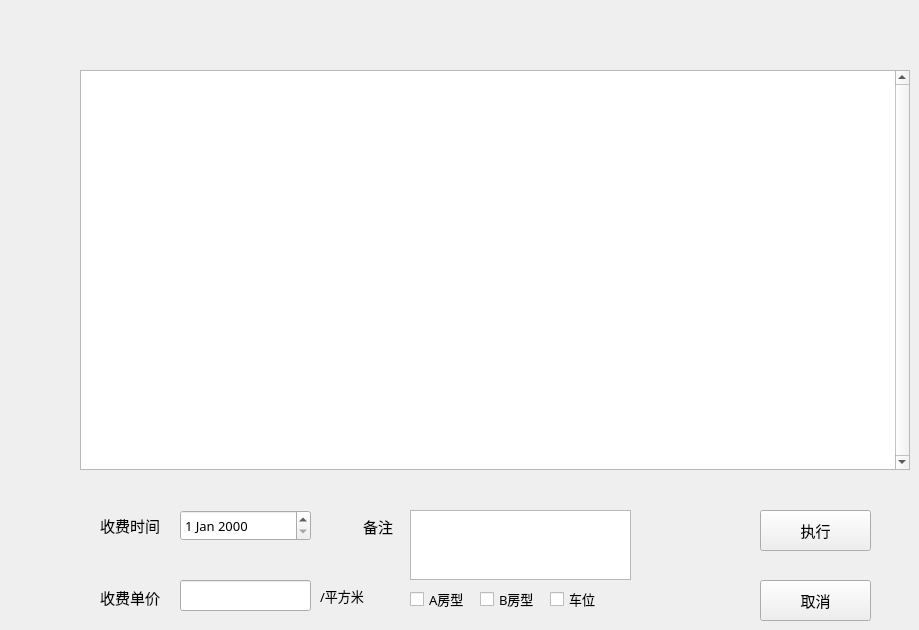
              <widget class="QWidget" name="tabOverview_charge">
               <attribute name="title">
                <string>物业收费</string>
               </attribute>
               <widget class="QLabel" name="label_3">
                <property name="geometry">
                 <rect>
                  <x>100</x>
                  <y>510</y>
                  <width>91</width>
                  <height>31</height>
                 </rect>
                </property>
                <property name="font">
                 <font>
                  <family>思源黑体 CN Medium</family>
                  <pointsize>11</pointsize>
                 </font>
                </property>
                <property name="text">
                 <string>收费时间</string>
                </property>
               </widget>
               <widget class="QLabel" name="label_4">
                <property name="geometry">
                 <rect>
                  <x>100</x>
                  <y>582</y>
                  <width>91</width>
                  <height>31</height>
                 </rect>
                </property>
                <property name="font">
                 <font>
                  <family>思源黑体 CN Medium</family>
                  <pointsize>11</pointsize>
                 </font>
                </property>
                <property name="text">
                 <string>收费单价</string>
                </property>
               </widget>
               <widget class="QLabel" name="label_5">
                <property name="geometry">
                 <rect>
                  <x>363</x>
                  <y>511</y>
                  <width>61</width>
                  <height>31</height>
                 </rect>
                </property>
                <property name="font">
                 <font>
                  <family>思源黑体 CN Medium</family>
                  <pointsize>11</pointsize>
                 </font>
                </property>
                <property name="text">
                 <string>备注</string>
                </property>
               </widget>
               <widget class="QCheckBox" name="checkBoxChargeRoomTypeA">
                <property name="geometry">
                 <rect>
                  <x>410</x>
                  <y>590</y>
                  <width>73</width>
                  <height>18</height>
                 </rect>
                </property>
                <property name="font">
                 <font>
                  <family>思源黑体 CN ExtraLight</family>
                  <pointsize>10</pointsize>
                 </font>
                </property>
                <property name="text">
                 <string>A房型</string>
                </property>
               </widget>
               <widget class="QCheckBox" name="checkBoxChargeRoomTypeB">
                <property name="geometry">
                 <rect>
                  <x>480</x>
                  <y>590</y>
                  <width>73</width>
                  <height>18</height>
                 </rect>
                </property>
                <property name="font">
                 <font>
                  <family>思源黑体 CN Light</family>
                  <pointsize>10</pointsize>
                 </font>
                </property>
                <property name="text">
                 <string>B房型</string>
                </property>
               </widget>
               <widget class="QDateEdit" name="dateEditChargeTime">
                <property name="geometry">
                 <rect>
                  <x>180</x>
                  <y>510</y>
                  <width>131</width>
                  <height>31</height>
                 </rect>
                </property>
                <property name="font">
                 <font>
                  <family>微软雅黑</family>
                  <pointsize>10</pointsize>
                 </font>
                </property>
               </widget>
               <widget class="QLineEdit" name="lineEditChargeCost">
                <property name="geometry">
                 <rect>
                  <x>180</x>
                  <y>580</y>
                  <width>131</width>
                  <height>31</height>
                 </rect>
                </property>
                <property name="font">
                 <font>
                  <family>微软雅黑</family>
                  <pointsize>10</pointsize>
                 </font>
                </property>
               </widget>
               <widget class="QTextEdit" name="textEditChargeRemark">
                <property name="geometry">
                 <rect>
                  <x>410</x>
                  <y>510</y>
                  <width>221</width>
                  <height>70</height>
                 </rect>
                </property>
                <property name="font">
                 <font>
                  <family>思源宋体 CN Light</family>
                 </font>
                </property>
               </widget>
               <widget class="QPushButton" name="buttonChargeDo">
                <property name="geometry">
                 <rect>
                  <x>760</x>
                  <y>510</y>
                  <width>111</width>
                  <height>41</height>
                 </rect>
                </property>
                <property name="font">
                 <font>
                  <family>思源黑体 CN Medium</family>
                  <pointsize>11</pointsize>
                  <weight>50</weight>
                  <bold>false</bold>
                 </font>
                </property>
                <property name="text">
                 <string>执行</string>
                </property>
               </widget>
               <widget class="QPushButton" name="buttonChargeCancel">
                <property name="geometry">
                 <rect>
                  <x>760</x>
                  <y>580</y>
                  <width>111</width>
                  <height>41</height>
                 </rect>
                </property>
                <property name="font">
                 <font>
                  <family>思源黑体 CN Medium</family>
                  <pointsize>11</pointsize>
                 </font>
                </property>
                <property name="text">
                 <string>取消</string>
                </property>
               </widget>
               <widget class="QLabel" name="label_6">
                <property name="geometry">
                 <rect>
                  <x>320</x>
                  <y>580</y>
                  <width>54</width>
                  <height>31</height>
                 </rect>
                </property>
                <property name="font">
                 <font>
                  <family>思源宋体 CN Medium</family>
                  <pointsize>10</pointsize>
                 </font>
                </property>
                <property name="text">
                 <string>/平方米</string>
                </property>
               </widget>
               <widget class="QTableWidget" name="tableWidgetCharge">
                <property name="geometry">
                 <rect>
                  <x>80</x>
                  <y>70</y>
                  <width>830</width>
                  <height>400</height>
                 </rect>
                </property>
                <property name="minimumSize">
                 <size>
                  <width>830</width>
                  <height>400</height>
                 </size>
                </property>
                <property name="maximumSize">
                 <size>
                  <width>800</width>
                  <height>400</height>
                 </size>
                </property>
                <property name="font">
                 <font>
                  <family>微软雅黑</family>
                 </font>
                </property>
                <property name="verticalScrollBarPolicy">
                 <enum>Qt::ScrollBarAlwaysOn</enum>
                </property>
                <property name="horizontalScrollBarPolicy">
                 <enum>Qt::ScrollBarAlwaysOff</enum>
                </property>
                <property name="sizeAdjustPolicy">
                 <enum>QAbstractScrollArea::AdjustToContents</enum>
                </property>
                <property name="editTriggers">
                 <set>QAbstractItemView::NoEditTriggers</set>
                </property>
                <attribute name="horizontalHeaderCascadingSectionResizes">
                 <bool>true</bool>
                </attribute>
               </widget>
               <widget class="QCheckBox" name="checkBoxChargeParking">
                <property name="geometry">
                 <rect>
                  <x>550</x>
                  <y>590</y>
                  <width>73</width>
                  <height>18</height>
                 </rect>
                </property>
                <property name="font">
                 <font>
                  <family>思源黑体 CN Light</family>
                  <pointsize>10</pointsize>
                 </font>
                </property>
                <property name="text">
                 <string>车位</string>
                </property>
               </widget>
              </widget>
